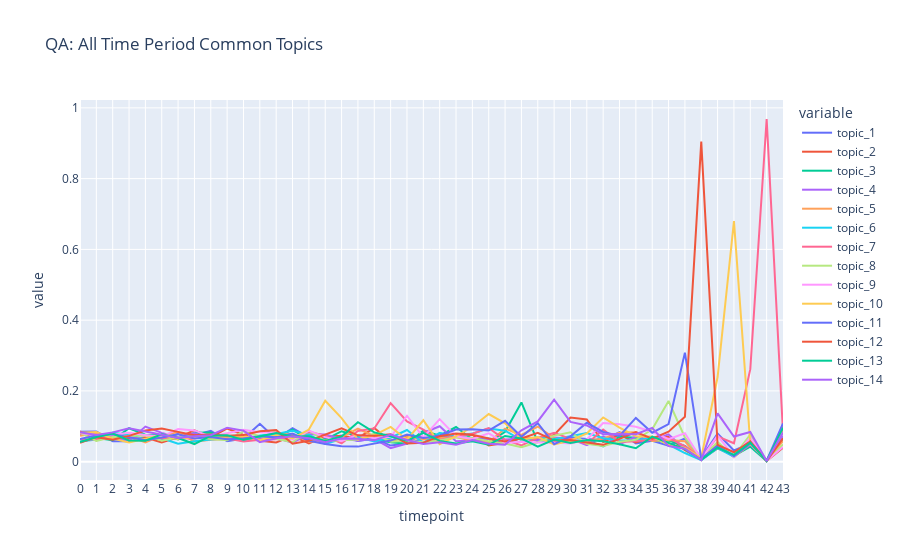

Notebook code for this chart:
### Markdown cell above
## QA: All Time Period Common Topics

### Code cell
fig = px.line(qa_dtm_td, x="timepoint", y=qa_dtm_td.columns,
              title='QA: All Time Period Common Topics')
fig.update_xaxes(
    dtick="M1",
    tickformat="%b %d",
    ticklabelmode="period")
fig.show()
